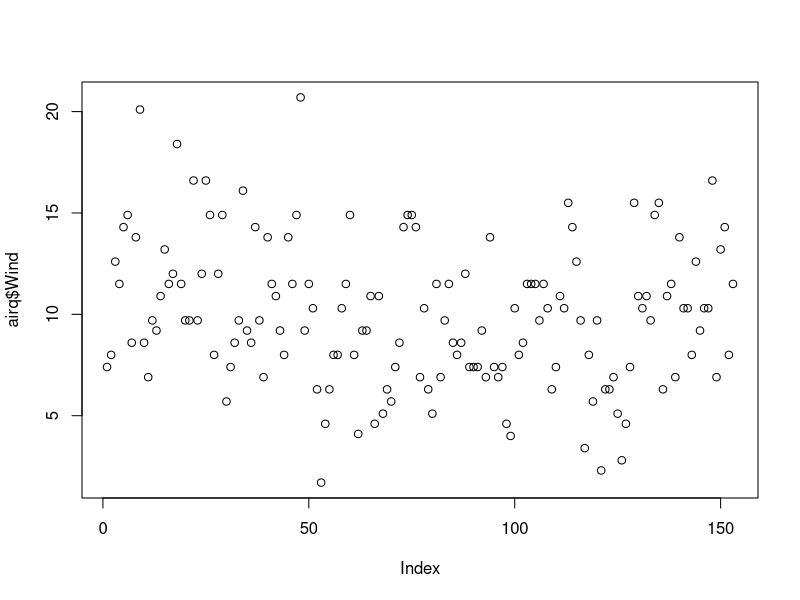
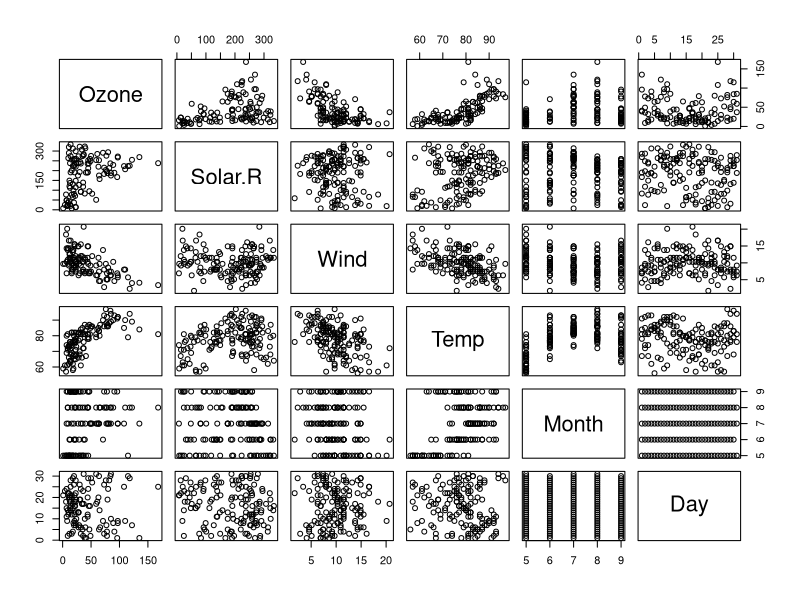

Recreate these plots in R, in order. (Note: this script raises an error after producing the figures.)
#AIRQUALITY =DATASETS
airq<- datasets::airquality
##top 10 rows and last 10 rows ######
head(airq,10)
tail(airq,10)
#######  print columns  #########
airq[ ,c(1,2)]

####### exclude the column 6 and load the data in the new data frame ######
airq_new<- airq[-6]

#####summary of the single column by giving index value#
summary(airq[ ,1])

#####summary of the single column by giving column name using ####
airq$Wind

summary(airq$Wind)
#####summary of the whole data####
summary(airq)
################################################
plot(airq$Wind)
plot(airq)
hist(airq)##########doubt???????????####


########points, lines   p=points, l:lines b: both  ##

plot(airq$Temp,airq$Wind, type = "p" )####points  ###
plot(airq$Temp,airq$Wind, type = "l" )####lines   ###

plot(airq$Temp,airq$Wind, type = "b" ) ####both  ###
plot(airq$Temp, type = "l" )
plot(airq$Wind, type = "l" )

 ##xlab means x axix labelling, ylab means y axis label  main for heading, col for colour of the plot ########
plot(airq$Ozone)
plot(airq$Ozone, xlab='INDEX', ylab="OZONE CONCENTRATION", main= "OZONE LEVELS IN NY CITY", col='green')

## bar plot, use the keyword barplot and specify the horiz =T means horizontal bar chart, horiz-f means , vertical bars,  and axes=t means with the axes , axes=f means without axes values ###


barplot(airq$Ozone, ylab="OZONE CONCENTRATION", main= "OZONE LEVELS IN NY CITY", col='green' , horiz=T, axes=T)


barplot(airq$Ozone, ylab="OZONE CONCENTRATION", main= "OZONE LEVELS IN NY CITY", col='green' , horiz=F, axes=F)
 
barplot(airq$Ozone, ylab="OZONE CONCENTRATION", main= "OZONE LEVELS IN NY CITY", col='green' , horiz=F, axes=T)

#HISTOGRAM ####

####USE hist word for it #
hist(airq$Temp)

hist(airq$Temp , main='SOLAR RADIATION VALUES IN AIR', col='blue')





##Box plot#

boxplot(airq$Ozone, main= "OZONE LEVELS IN NY CITY")
boxplot(airq$Solar.R, main= "SOL RAD IN NY CITY")
boxplot(airq$Wind, main= "WIND IN NY CITY")
boxplot.stats(airq$Ozone)$out


######## to find the outliers by using $out ###########

boxplot.stats(airq$Wind)$out    #####20.1 18.4 20.7 these are the outliers in the data set#########


###########multiple boxplots #####

boxplot(airq[, 1:4], main="MULTIPLE BOXPLOTS")


#### MULTILPLE PLOTS IN A SHEET FOR REPORT ##

## margin of the grid(mar),
# no of rows and columns (mfrow),
## whether the border id to be included(bty)
## and the position of the labels  
##labels (las:1 for horizontal, las:0 for the vertical)
##bty box around the plot-- byt="o"-- box around the plot, "n"--> no box around the plot
## par can be used to set the graphical parameters ####
par(mfrow= c(3,3), mar=c(2,5,2,1), las=0, bty="n")
plot(airq$Ozone)
plot(airq$Ozone, airq$Wind)
plot(airq$Ozone, type="p")
plot(airq$Wind, type="l")
barplot(airq$Ozone, ylab="OZONE CONCENTRATION", main= "OZONE LEVELS IN NY CITY", col='green' , horiz=F, axes=T)
hist(airq$Temp , main='SOLAR RADIATION VALUES IN AIR' , xlab='splar rad', col='blue')
boxplot(airq$Ozone, main= "OZONE LEVELS IN NY CITY")
boxplot(airq$Solar.R, main= "SOL RAD IN NY CITY")
boxplot(airq[, 1:4], main="MULTIPLE BOXPLOTS")

boxplot(airq,main="MULTIPLE BOXPLOTS")

skewness(airq$Ozone,na.rm=T)
skewness(airq$Ozone,na.rm=F)
